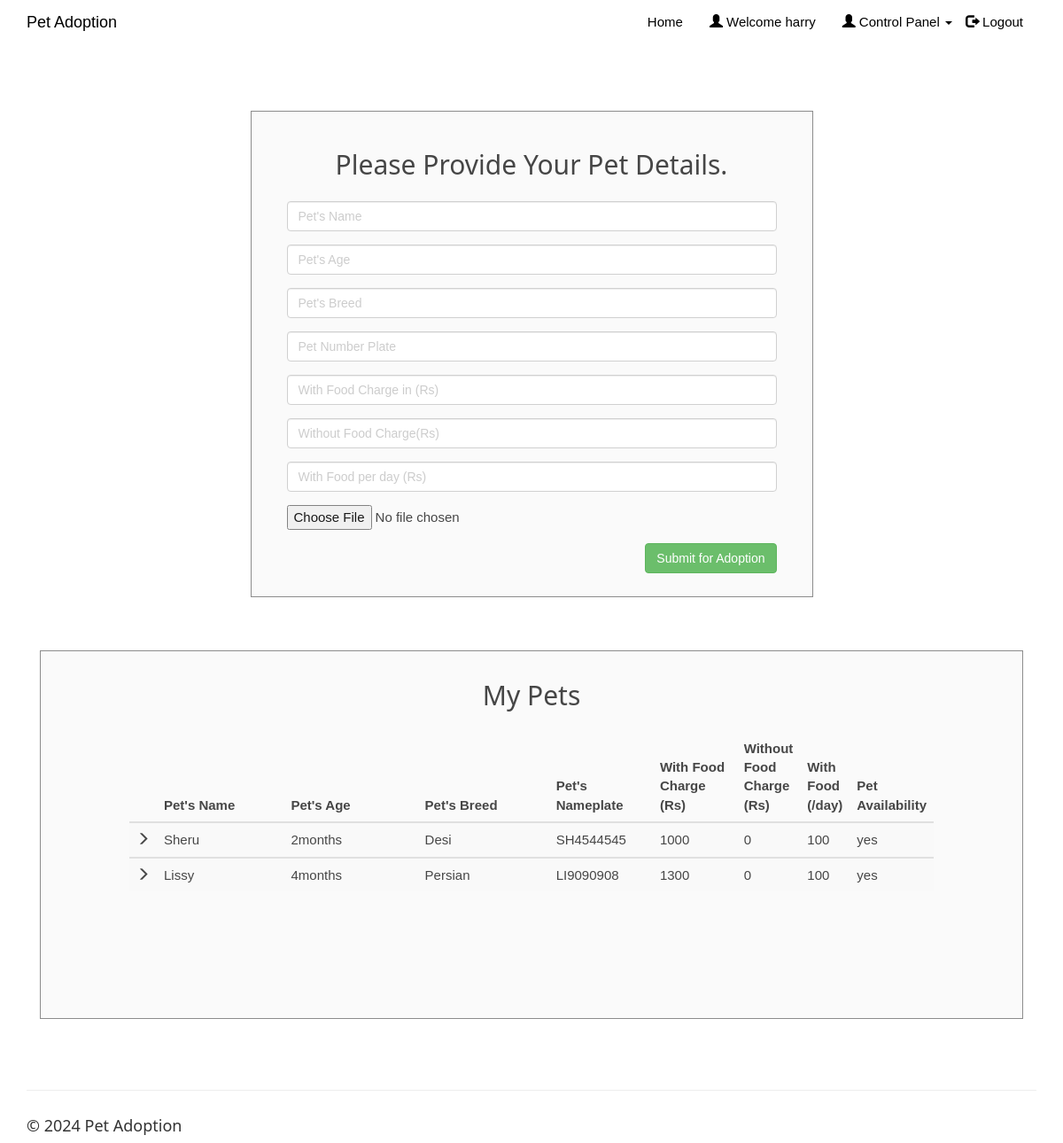
The page /entercar.php (signed in) on the database its author committed.
### tables this page shows
CREATE TABLE IF NOT EXISTS `pets` (
`pet_id` int(20) NOT NULL,
  `pet_name` varchar(50) NOT NULL,
  `pet_age` varchar(20) NOT NULL,
  `pet_breed` varchar(50) NOT NULL,
  `pet_nameplate` varchar(50) NOT NULL,
  `pet_img` varchar(50) DEFAULT 'NA',
  `with_food_price` float NOT NULL,
  `without_food_price` float NOT NULL,
  `with_food_per_day` float NOT NULL,
  `pet_availability` varchar(10) NOT NULL
);

### entercar.php (the view, shortened to what this page needs)
<!DOCTYPE html>
<html>
<?php
include('session_client.php'); ?>
<head>
    <link rel="stylesheet" href="assets/bootstrap/css/bootstrap.min.css">
    <link rel="stylesheet" href="assets/fonts/font-awesome.min.css">
    <link rel="stylesheet" type="text/css" href="assets/css/customerlogin.css">
    <link rel="stylesheet" href="assets/w3css/w3.css">
    <link rel="stylesheet" type="text/css" media="screen" href="assets/css/clientpage.css" />
</head>
<body>
    <nav class="navbar navbar-custom navbar-fixed-top" role="navigation" style="color: black">
        <div class="container">
            <div class="navbar-header">
                <a class="navbar-brand page-scroll" href="index.php">
                   Pet Adoption </a>
            </div>
            <?php
                if(isset($_SESSION['login_client'])){
            ?>
            <div class="collapse navbar-collapse navbar-right navbar-main-collapse">
                <ul class="nav navbar-nav">
                    <li>
                        <a href="index.php">Home</a>
                    </li>
                    <li>
                        <a href="#"><span class="glyphicon glyphicon-user"></span> Welcome <?php echo $_SESSION['login_client']; ?></a>
                    </li>
                    <li>
                    <ul class="nav navbar-nav navbar-right">
            <li><a href="#" class="dropdown-toggle active" data-toggle="dropdown" role="button" aria-haspopup="true" aria-expanded="false"><span class="glyphicon glyphicon-user"></span> Control Panel <span class="caret"></span> </a>
            </li>
          </ul>
                    </li>
                    <li>
                        <a href="logout.php"><span class="glyphicon glyphicon-log-out"></span> Logout</a>
                    </li>
                </ul>
            </div>
            <?php
                }
                ?>
        </div>
    </nav>
    <div class="container" style="margin-top: 65px;" >
    <div class="col-md-7" style="float: none; margin: 0 auto;">
      <div class="form-area">
        <form role="form" action="entercar1.php" enctype="multipart/form-data" method="POST">
        <br style="clear: both">
          <h3 style="margin-bottom: 25px; text-align: center; font-size: 30px;"> Please Provide Your Pet Details. </h3>
          <div class="form-group">
            <input type="text" class="form-control" id="pet_name" name="pet_name" placeholder="Pet's Name " required autofocus="">
          </div>
          <div class="form-group">
            <input type="text" class="form-control" id="pet_age" name="pet_age" placeholder="Pet's Age " required autofocus="">
          </div>
          <div class="form-group">
            <input type="text" class="form-control" id="pet_breed" name="pet_breed" placeholder="Pet's Breed " required autofocus="">
          </div>
          <div class="form-group">
            <input type="text" class="form-control" id="pet_nameplate" name="pet_nameplate" placeholder="Pet Number Plate" required>
          </div>
          <div class="form-group">
            <input type="text" class="form-control" id="with_food_price" name="with_food_price" placeholder="With Food Charge in (Rs)" required>
          </div>
          <div class="form-group">
            <input type="text" class="form-control" id="without_food_price" name="without_food_price" placeholder="Without Food Charge(Rs)" required>
          </div>
          <div class="form-group">
            <input type="text" class="form-control" id="with_food_per_day" name="with_food_per_day" placeholder="With Food per day (Rs)" required>
          </div>
          <div class="form-group">
            <input name="uploadedimage" type="file">
          </div>
           <button type="submit" id="submit" name="submit" class="btn btn-success pull-right"> Submit for Adoption</button>
        </form>
      </div>
    </div>
        <div class="col-md-12" style="float: none; margin: 0 auto;">
    <div class="form-area" style="padding: 0px 100px 100px 100px;">
        <form action="" method="POST">
        <br style="clear: both">
          <h3 style="margin-bottom: 25px; text-align: center; font-size: 30px;"> My Pets </h3>
<?php
$user_check=$_SESSION['login_client'];
$sql = "SELECT * FROM pets WHERE pet_id IN (SELECT pet_id FROM clientpets WHERE client_username='$user_check');";
$result = mysqli_query($conn, $sql);
if (mysqli_num_rows($result) > 0) {
  ?>
<div style="overflow-x:auto;">
  <table class="table table-striped">
    <thead class="thead-dark">
      <tr>
        <th></th>
        <th width="24%"> Pet's Name</th>
        <th width="24%"> Pet's Age</th>
        <th width="24%"> Pet's Breed</th>
        <th width="15%"> Pet's Nameplate </th>
        <th width="13%"> With Food Charge (Rs) </th>
        <th width="17%"> Without Food Charge (Rs)</th>
        <th width="13%"> With Food (/day)</th>
        <th width="1%"> Pet Availability </th>
      </tr>
    </thead>
    <?PHP
      while($row = mysqli_fetch_assoc($result)){
    ?>
  <tbody>
    <tr>
      <td> <span class="glyphicon glyphicon-menu-right"></span> </td>
      <td><?php echo $row["pet_name"]; ?></td>
      <td><?php echo $row["pet_age"]; ?></td>
      <td><?php echo $row["pet_breed"]; ?></td>
      <td><?php echo $row["pet_nameplate"]; ?></td>
      <td><?php echo $row["with_food_price"]; ?></td>
      <td><?php echo $row["without_food_price"]; ?></td>
      <td><?php echo $row["with_food_per_day"]; ?></td>
      <td><?php echo $row["pet_availability"]; ?></td>
    </tr>
  </tbody>
  <?php } ?>
  </table>
  </div>
    <br>
  <?php } else { ?>
  <h4><center>0 pets available</center> </h4>
  <?php } ?>
        </form>
</div>
        </div>
    </div>
</body>
<footer class="site-footer">
        <div class="container">
            <hr>
            <div class="row">
                <div class="col-sm-6">
                    <h5>© <?php echo date("Y"); ?> Pet Adoption</h5>
                </div>
            </div>
        </div>
    </footer>
</html>

### Assets/css/customerlogin.css (style rules this page uses)
body, html { height: 100%; }
body { padding-top: 50px; background-size: 100%; }
footer { display: block; }

### Assets/w3css/w3.css (style rules this page uses)
*,*:before,*:after { box-sizing:inherit }
html { -ms-text-size-adjust:100%;-webkit-text-size-adjust:100% }
body { margin:0 }
article,aside,details,figcaption,figure,footer,header,main,menu,nav,section,summary { display:block }
a { background-color:transparent;-webkit-text-decoration-skip:objects }
hr { box-sizing:content-box;height:0;overflow:visible }
button,input,select,textarea { font:inherit;margin:0 }
button,input { overflow:visible }
button,select { text-transform:none }
button,html [type=button],[type=reset],[type=submit] { -webkit-appearance:button }
html,body { font-family:Verdana,sans-serif;font-size:15px;line-height:1.5 }
html { overflow-x:hidden }
h3 { font-size:24px }
h5 { font-size:18px }
h1,h2,h3,h4,h5,h6 { font-family:"Segoe UI",Arial,sans-serif;font-weight:400;margin:10px 0 }
hr { border:0;border-top:1px solid #eee;margin:20px 0 }
a { color:inherit }

### Assets/css/clientpage.css (style rules this page uses)
.form-area { background-color: #FAFAFA; padding: 10px 40px 60px; margin: 10px 0px 60px; border: 1px solid GREY; opacity: 0.9; }

### rows shown on the page
pets: pet_name "Sheru", pet_age "2months", pet_breed "Desi", pet_nameplate "SH4544545", with_food_price "1000", without_food_price "0", with_food_per_day "100", pet_availability "yes"
pets: pet_name "Lissy", pet_age "4months", pet_breed "Persian", pet_nameplate "LI9090908", with_food_price "1300", without_food_price "0", with_food_per_day "100", pet_availability "yes"

### other values the page prints
$_SESSION['login_client'] "harry"
